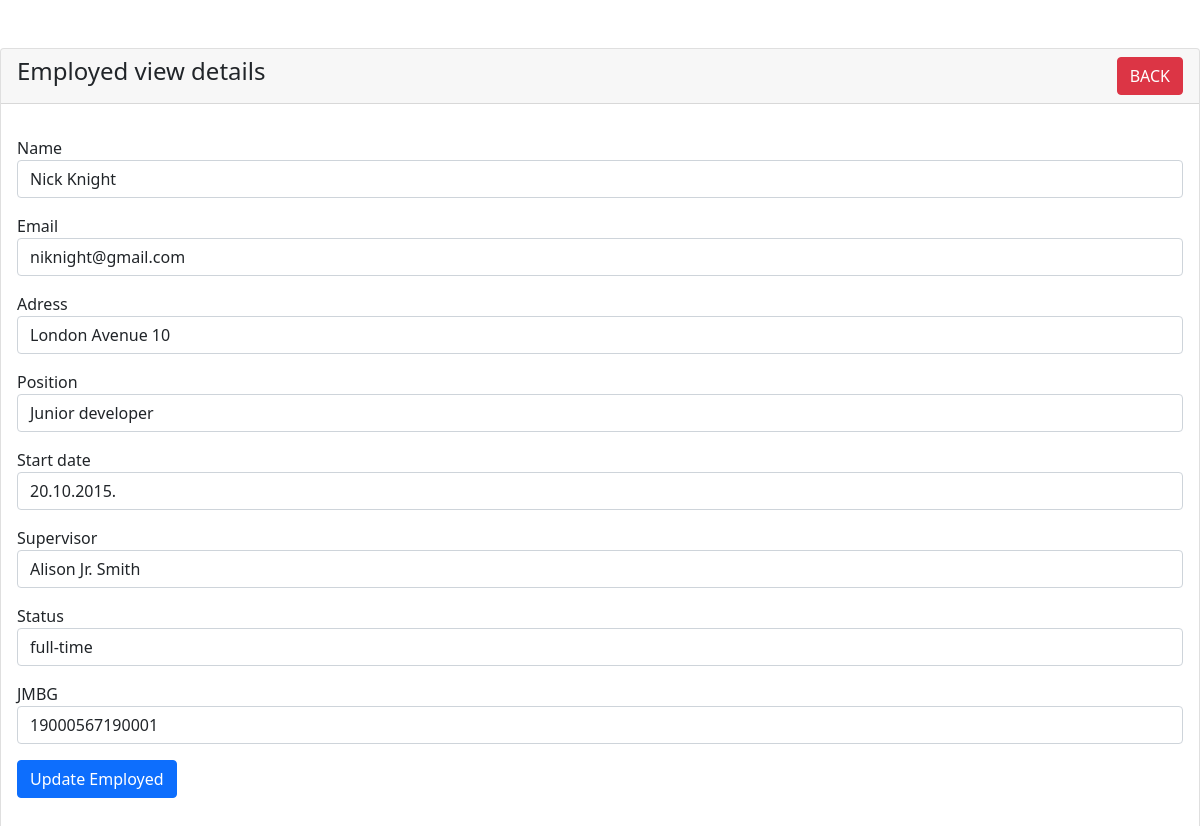
The page /Zadatak/zaposleni-view.php?name=Nick Knight on the database its author committed.
### tables this page shows
CREATE TABLE `employed` (
  `id` int(11) NOT NULL,
  `name` varchar(191) NOT NULL,
  `email` varchar(191) NOT NULL,
  `adress` varchar(191) NOT NULL,
  `position` varchar(191) NOT NULL,
  `date` varchar(191) NOT NULL,
  `supervisor` varchar(191) NOT NULL,
  `status` varchar(191) NOT NULL,
  `jmbg` varchar(191) NOT NULL
);

### Zadatak/zaposleni-view.php (the view, shortened to what this page needs)
<?php
require 'databasecon.php';
?>
<!doctype html>
<html lang="en">
  <head>
    <link href="https://cdn.jsdelivr.net/npm/bootstrap@5.1.3/dist/css/bootstrap.min.css" rel="stylesheet">
  </head>
  <body>
    <div class="contaner mt-5">
       <div class="row">
          <div class="col-md-12">
           <div class="card">
            <div class="card-header">
              <h4> Employed view details
                <a href="index.php" class="btn btn-danger float-end">BACK</a>
               </h4>
            </div>
            <div class="card-body">
            <?php
 if(isset($_GET['name']))
{
    $employed_name = $_GET['name'];
    $query = "SELECT * FROM employed WHERE name='$employed_name'";
    $query_run = mysqli_query($con, $query);
    if(mysqli_num_rows($query_run) > 0)
    {
        $employed = mysqli_fetch_array($query_run);
        ?>
                 <div class="mb-3">
                <div class="mb-3">
                <label>Name</label>
                 <p class="form-control">
                 <?= $employed['name'];?>
                 </p>
                </div><div class="mb-3">
                <label>Email</label>
                <p class="form-control">
                 <?= $employed['email'];?>
                 </p>
                 </div><div class="mb-3">
                <label>Adress</label>
                <p class="form-control">
                 <?= $employed['adress'];?>
                 </p>
                 </div>
                 <div class="mb-3">
                <label>Position</label>
                <p class="form-control">
                 <?= $employed['position'];?>
                 </p>
                 </div>
                 <div class="mb-3">
                <label>Start date</label>
                <p class="form-control">
                 <?= $employed['date'];?>
                 </p>
                 </div>
                 <div class="mb-3">
                <label>Supervisor</label>
                <p class="form-control">
                 <?= $employed['supervisor'];?>
                 </p>
                 </div>
                 <div class="mb-3">
                <label>Status</label>
                <p class="form-control">
                 <?= $employed['status'];?>
                 </p>
                 </div>
                 <div class="mb-3">
                <label>JMBG</label>
                <p class="form-control">
                 <?= $employed['jmbg'];?>
                 </p>
                 </div>
                 <div class="mb-3">
                    <button type="submit" name="update_employed" class="btn btn-primary">Update Employed</button>
        <?php
    }
    else
    {
        echo "<h4> No such name found</h4>";
    }
}
?>
                 </div>
            </div>
        </div>
       </div>
    </div>
  </body>
</html>

### rows shown on the page
employed: name "Nick Knight", email "niknight@gmail.com", adress "London Avenue 10", position "Junior developer", date "20.10.2015.", supervisor "Alison Jr. Smith", status "full-time", jmbg "19000567190001"
